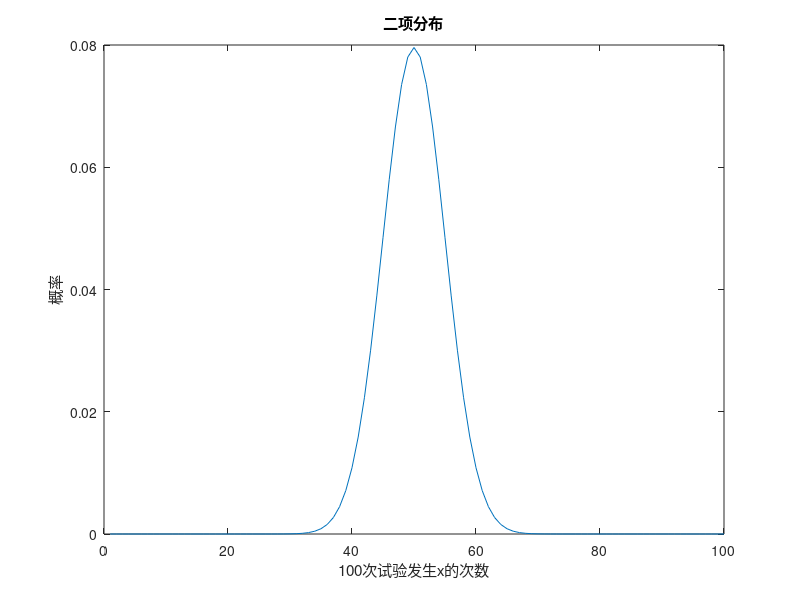

Write MATLAB code to recreate this figure.
clear;
clc;
close all;


% 一共进行n次，事件发生了k次，每次概率为p
% binopdf(k,n,p)
k = 45;
n = 100;
p = 0.5;

px = binopdf(k, n, p);

fprintf("使用binopdf： 概率为%d", px);

px = nchoosek(n,k) * p^(k) * (1-p)^(n-k);
fprintf("使用二项分布的公式计算，概率为%d", px);


x=1:1:100;
p=binopdf(x,100,0.5);
plot(x,p);
title('二项分布');
xlabel("100次试验发生x的次数"); ylabel("概率");


% 
% x=1:100;
% 
% %求最值
% p=binopdf(x,100,0.5);
% [ans,pos]=max(p);%取x=pos时，ans取最大



